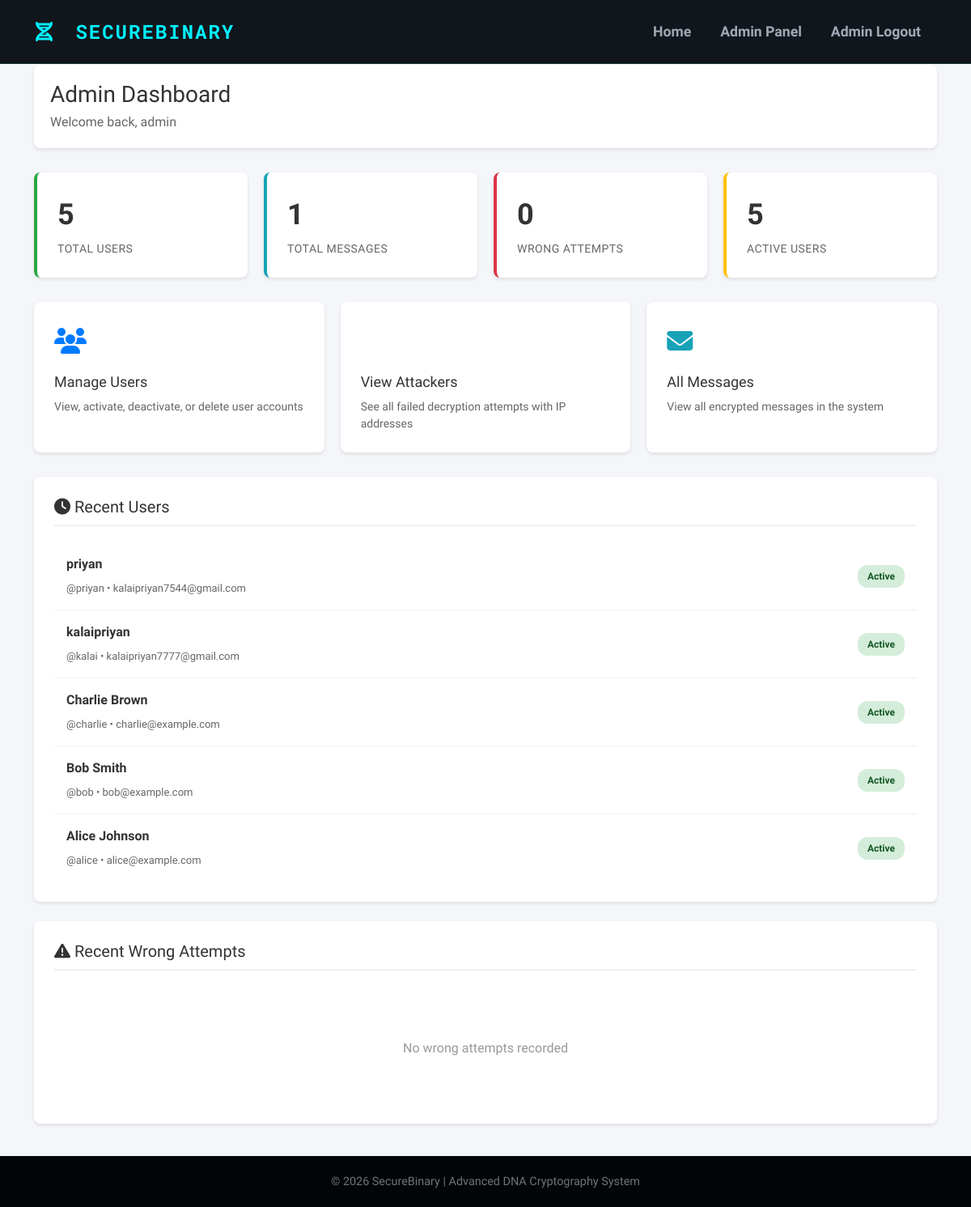
Screenshot of /admin/dashboard (signed in) with the database file from the repository.
### tables this page shows
CREATE TABLE users (
            id INTEGER PRIMARY KEY AUTOINCREMENT,
            full_name TEXT NOT NULL,
            age INTEGER NOT NULL,
            email TEXT UNIQUE NOT NULL,
            phone TEXT NOT NULL,
            username TEXT UNIQUE NOT NULL,
            password TEXT NOT NULL,
            is_active INTEGER DEFAULT 1,
            created_at TEXT NOT NULL,
            last_login TEXT NULL
        );

### app.py (the view)
@app.route('/admin/dashboard')
def admin_dashboard():
    if 'admin_id' not in session:
        flash('Please login as admin!', 'error')
        return redirect(url_for('admin_login'))
    stats = {
        'total_users': 0,
        'active_users': 0,
        'total_messages': 0,
        'wrong_attempts': 0
    }
    result = execute_query("SELECT COUNT(*) as count FROM users", fetch_one=True)
    if result:
        stats['total_users'] = result['count']
    result = execute_query("SELECT COUNT(*) as count FROM users WHERE is_active = 1", fetch_one=True)
    if result:
        stats['active_users'] = result['count']
    result = execute_query("SELECT COUNT(*) as count FROM messages", fetch_one=True)
    if result:
        stats['total_messages'] = result['count']
    result = execute_query("SELECT COUNT(*) as count FROM wrong_attempts", fetch_one=True)
    if result:
        stats['wrong_attempts'] = result['count']
    recent_users = execute_query("""
        SELECT id, full_name, username, email, is_active, created_at
        FROM users
        ORDER BY created_at DESC
        LIMIT 5
    """, fetch=True) or []
    recent_attempts = execute_query("""
        SELECT wa.*, u.username, u.full_name
        FROM wrong_attempts wa
        JOIN users u ON wa.user_id = u.id
        ORDER BY wa.attempt_time DESC
        LIMIT 5
    """, fetch=True) or []
    return render_template('admin_dashboard.html',
                           stats=stats,
                           recent_users=recent_users,
                           recent_attempts=recent_attempts)

### app.py (called while the page is built)
def get_db_connection():
    try:
        conn = sqlite3.connect(app.config['DATABASE_PATH'])
        conn.row_factory = sqlite3.Row
        conn.execute("PRAGMA foreign_keys = ON")
        return conn
    except sqlite3.Error as e:
        print(f"Database error: {e}")
        return None

def execute_query(query, params=None, fetch=False, fetch_one=False):
    query = query.replace('%s', '?')
    conn = get_db_connection()
    if not conn:
        return None
    try:
        cursor = conn.cursor()
        cursor.execute(query, params or ())
        if fetch_one:
            row = cursor.fetchone()
            result = dict(row) if row else None
        elif fetch:
            rows = cursor.fetchall()
            result = [dict(r) for r in rows]
        else:
            conn.commit()
            result = cursor.lastrowid
        conn.close()
        return result
    except sqlite3.Error as e:
        print(f"Query error: {e}")
        if conn:
            conn.close()
        return None

### templates/admin_dashboard.html (shortened to what this page needs)
{% extends "base.html" %}
{% block content %}
<section class="admin-dashboard">
    <div class="container">
        <div class="dashboard-header">
            <h1>Admin Dashboard</h1>
            <p>Welcome back, {{ session.admin_username }}</p>
        </div>
        <div class="stats-grid">
            <div class="stat-card users">
                <div class="stat-value">{{ stats.total_users }}</div>
                <div class="stat-label">Total Users</div>
            </div>
            <div class="stat-card messages">
                <div class="stat-value">{{ stats.total_messages }}</div>
                <div class="stat-label">Total Messages</div>
            </div>
            <div class="stat-card attempts">
                <div class="stat-value">{{ stats.wrong_attempts }}</div>
                <div class="stat-label">Wrong Attempts</div>
            </div>
            <div class="stat-card admins">
                <div class="stat-value">{{ stats.active_users }}</div>
                <div class="stat-label">Active Users</div>
            </div>
        </div>
        <div class="quick-actions">
            <a href="{{ url_for('admin_users') }}" class="action-card">
                <div class="action-icon"><i class="fa-solid fa-users"></i></div>
                <h3>Manage Users</h3>
                <p>View, activate, deactivate, or delete user accounts</p>
            </a>
            <a href="{{ url_for('admin_wrong_attempts') }}" class="action-card">
                <div class="action-icon" style="color: #dc3545;"></div>
                <h3>View Attackers</h3>
                <p>See all failed decryption attempts with IP addresses</p>
            </a>
            <a href="{{ url_for('admin_messages') }}" class="action-card">
                <div class="action-icon" style="color: #17a2b8;"><i class="fa-solid fa-envelope"></i></div>
                <h3>All Messages</h3>
                <p>View all encrypted messages in the system</p>
            </a>
        </div>
        <div class="recent-section">
            <h2><i class="fa-solid fa-clock"></i> Recent Users</h2>
            {% if recent_users %}
                {% for user in recent_users %}
                <div class="recent-item">
                    <div class="recent-info">
                        <strong>{{ user.full_name }}</strong>
                        <small>@{{ user.username }} • {{ user.email }}</small>
                    </div>
                    <span class="recent-badge {% if user.is_active %}badge-active{% else %}badge-inactive{% endif %}">
                        {% if user.is_active %}Active{% else %}Inactive{% endif %}
                    </span>
                </div>
                {% endfor %}
            {% else %}
                <div class="empty-state">
                    <i class="fa-solid fa-users"></i>
                    <p>No users found</p>
                </div>
            {% endif %}
        </div>
        <br>
        <div class="recent-section">
            <h2><i class="fa-solid fa-exclamation-triangle"></i> Recent Wrong Attempts</h2>
            {% if recent_attempts %}
                {% for attempt in recent_attempts %}
                <div class="recent-item">
                    <div class="recent-info">
                        <strong>{{ attempt.full_name }} (@{{ attempt.username }})</strong>
                        <small>IP: {{ attempt.ip_address }} • {{ attempt.attempt_time | strftime('%b %d, %Y %I:%M %p') }}</small>
                    </div>
                    <span class="recent-badge badge-warning">Failed</span>
                </div>
                {% endfor %}
            {% else %}
                <div class="empty-state">
                    <p>No wrong attempts recorded</p>
                </div>
            {% endif %}
        </div>
    </div>
</section>
{% endblock %}

### templates/base.html (shortened to what this page needs)
<!DOCTYPE html>
<html lang="en">
<head>
    <link rel="stylesheet" href="https://cdnjs.cloudflare.com/ajax/libs/font-awesome/6.4.0/css/all.min.css">
    <link href="https://cdn.jsdelivr.net/npm/bootstrap@5.3.0/dist/css/bootstrap.min.css" rel="stylesheet">
</head>
<body>
    <nav class="navbar navbar-expand-lg fixed-top">
        <div class="container-fluid">
            <a class="navbar-brand" href="{{ url_for('home') }}">
                <i class="fa-solid fa-dna"></i> SecureBinary
            </a>
            <div class="collapse navbar-collapse" id="navbarNav">
                <ul class="navbar-nav ms-auto align-items-center">
                    <li class="nav-item">
                        <a class="nav-link" href="{{ url_for('home') }}">Home</a>
                    </li>
                    {% if session.get('user_id') %}
                        <li class="nav-item">
                            <a class="nav-link" href="{{ url_for('dashboard') }}">Dashboard</a>
                        </li>
                        <li class="nav-item">
                            <a class="nav-link text-danger" href="{{ url_for('logout') }}">Logout ({{ session.username }})</a>
                        </li>
                    {% elif session.get('admin_id') %}
                        <li class="nav-item">
                            <a class="nav-link" href="{{ url_for('admin_dashboard') }}">Admin Panel</a>
                        </li>
                        <li class="nav-item">
                            <a class="nav-link text-danger" href="{{ url_for('admin_logout') }}">Admin Logout</a>
                        </li>
                    {% endif %}
                </ul>
            </div>
        </div>
    </nav>
    <main>
        {% block content %}{% endblock %}
    </main>
    <footer>
        <div class="container">
            <p class="mb-0">© 2026 SecureBinary | Advanced DNA Cryptography System</p>
        </div>
    </footer>
</body>
</html>

### templates/base.html (style rules this page uses)
:root { --primary-color: #00f2ff; --secondary-color: #7000ff; --bg-dark: #050a10; --bg-panel: rgba(16, 26, 41, 0.8); --text-main: #e0e6ed; }
body { background-color: var(--bg-dark); color: var(--text-main); font-family: 'Rajdhani', sans-serif; overflow-x: hidden; display: flex; flex-direction: column; min-height: 100vh; }
.navbar { background: rgba(5, 10, 16, 0.95); backdrop-filter: blur(10px); border-bottom: 1px solid rgba(0, 242, 255, 0.1); padding: 1rem 2rem; z-index: 1000; }
.navbar-brand { font-family: 'Roboto Mono', monospace; font-weight: 700; color: var(--primary-color) !important; font-size: 1.5rem; letter-spacing: 2px; text-transform: uppercase; }
.navbar-brand i { margin-right: 10px; }
.nav-link { color: #a0aab5 !important; font-weight: 600; margin: 0 10px; transition: all 0.3s; position: relative; font-size: 1.1rem; }
.nav-link::after { content: ''; position: absolute; width: 0; height: 2px; bottom: 0; left: 0; background-color: var(--primary-color); transition: width 0.3s; }
main { flex: 1; position: relative; }
footer { background: #020406; border-top: 1px solid rgba(255, 255, 255, 0.05); padding: 20px 0; text-align: center; font-size: 0.9rem; color: #6c757d; }

### templates/admin_dashboard.html (style rules this page uses)
.admin-dashboard { min-height: 100vh; background: #f5f6fa; padding: 80px 20px 40px; }
.dashboard-header { background: white; padding: 20px; border-radius: 8px; margin-bottom: 30px; box-shadow: 0 2px 4px rgba(0,0,0,0.1); }
.dashboard-header h1 { color: #333; font-size: 28px; margin-bottom: 5px; }
.dashboard-header p { color: #666; margin: 0; }
.stats-grid { display: grid; grid-template-columns: repeat(auto-fit, minmax(250px, 1fr)); gap: 20px; margin-bottom: 30px; }
.stat-card { background: white; padding: 25px; border-radius: 8px; box-shadow: 0 2px 4px rgba(0,0,0,0.1); border-left: 4px solid #007bff; }
.stat-card.users { border-left-color: #28a745; }
.stat-card.messages { border-left-color: #17a2b8; }
.stat-card.attempts { border-left-color: #dc3545; }
.stat-card.admins { border-left-color: #ffc107; }
.stat-value { font-size: 36px; font-weight: bold; color: #333; margin-bottom: 5px; }
.stat-label { color: #666; font-size: 14px; text-transform: uppercase; letter-spacing: 0.5px; }
.quick-actions { display: grid; grid-template-columns: repeat(auto-fit, minmax(300px, 1fr)); gap: 20px; margin-bottom: 30px; }
.action-card { background: white; padding: 25px; border-radius: 8px; box-shadow: 0 2px 4px rgba(0,0,0,0.1); text-decoration: none; transition: transform 0.2s, box-shadow 0.2s; }
.action-card h3 { color: #333; font-size: 18px; margin-bottom: 10px; }
.action-card p { color: #666; font-size: 14px; margin: 0; }
.action-icon { font-size: 32px; margin-bottom: 15px; color: #007bff; }
.recent-section { background: white; padding: 25px; border-radius: 8px; box-shadow: 0 2px 4px rgba(0,0,0,0.1); }
.recent-section h2 { color: #333; font-size: 20px; margin-bottom: 20px; padding-bottom: 10px; border-bottom: 2px solid #f0f0f0; }
.recent-item { padding: 15px; border-bottom: 1px solid #f0f0f0; display: flex; justify-content: space-between; align-items: center; }
.recent-item:last-child { border-bottom: none; }
.recent-info { flex: 1; }
.recent-info strong { color: #333; display: block; margin-bottom: 5px; }
.recent-info small { color: #666; font-size: 13px; }
.recent-badge { padding: 5px 12px; border-radius: 12px; font-size: 12px; font-weight: 600; }
.badge-active { background: #d4edda; color: #155724; }
.empty-state { text-align: center; padding: 40px; color: #999; }

### rows the page displays
users: full_name "priyan", username "priyan", email "kalaipriyan7544@gmail.com", is_active "Active"
users: full_name "kalaipriyan", username "kalai", email "kalaipriyan7777@gmail.com", is_active "Active"
users: full_name "Charlie Brown", username "charlie", email "charlie@example.com", is_active "Active"
users: full_name "Bob Smith", username "bob", email "bob@example.com", is_active "Active"
users: full_name "Alice Johnson", username "alice", email "alice@example.com", is_active "Active"

### other values shown
{{ session.admin_username }} "admin"
{{ stats.total_users }} "5"
{{ stats.total_messages }} "1"
{{ stats.wrong_attempts }} "0"
{{ stats.active_users }} "5"
